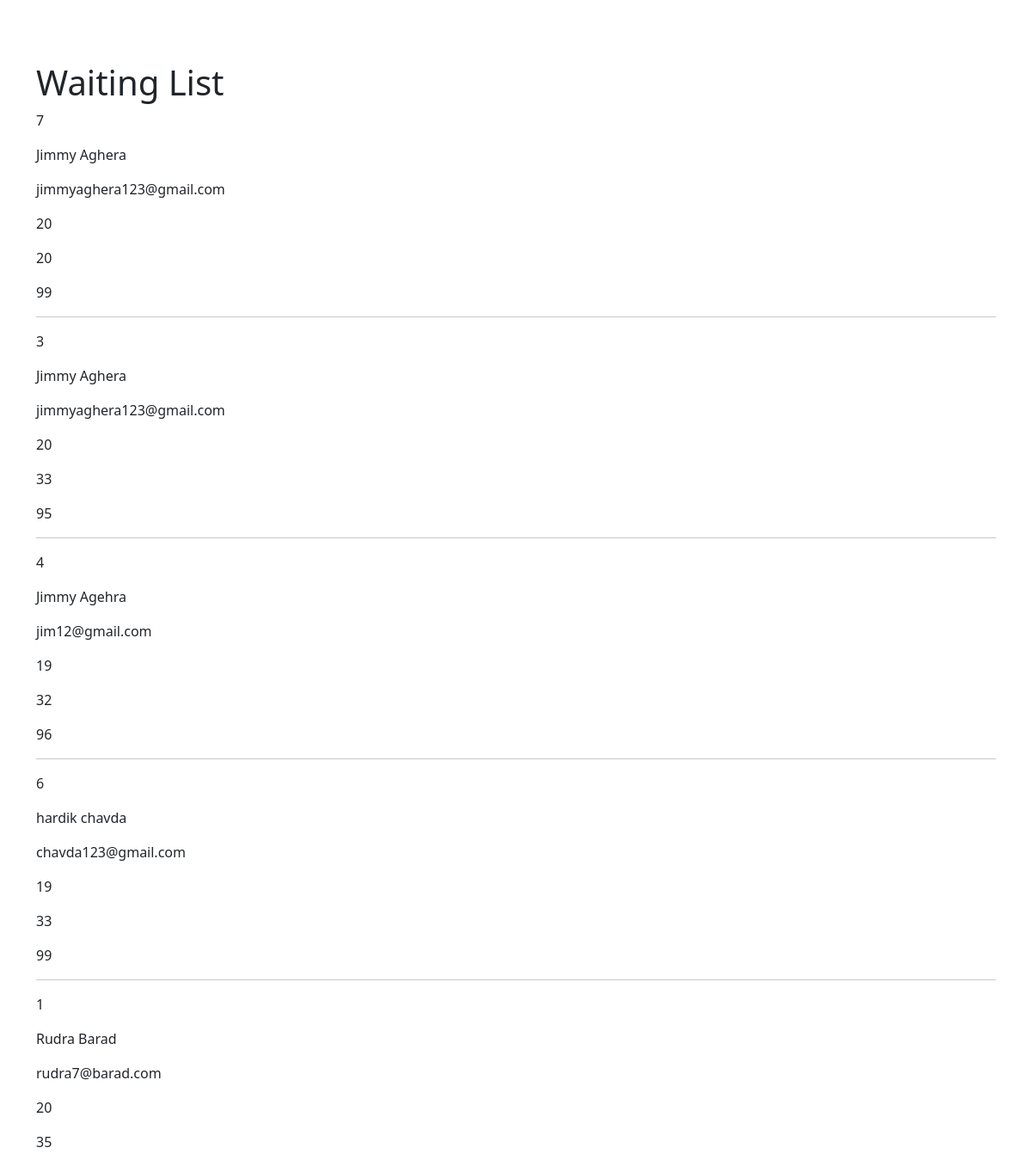
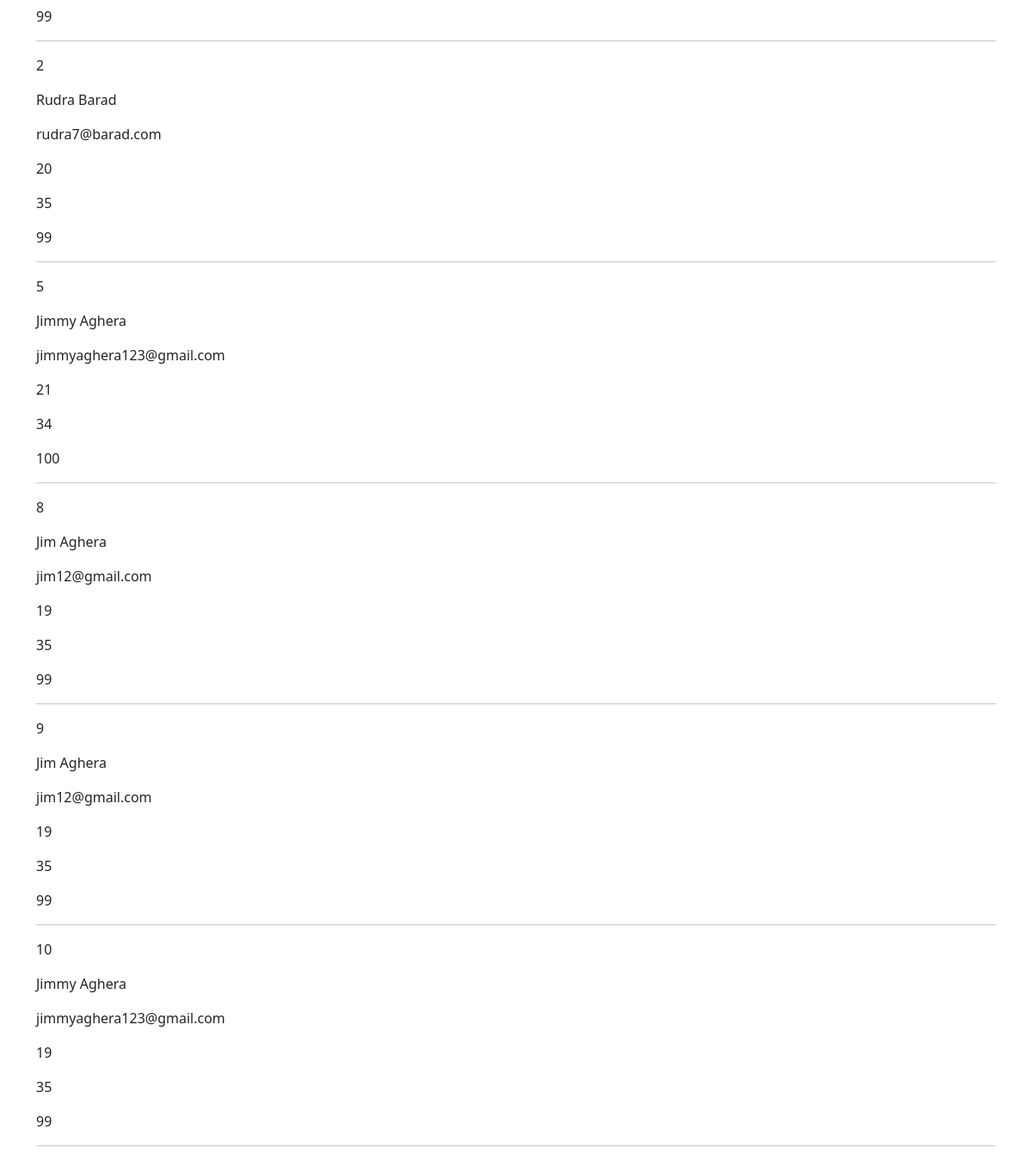
Screenshot of /status/ (signed in) with the database file from the repository (2 pictures, top to bottom).
### bed/models.py (models this page shows, shortened)
class Register(models.Model):
    fname = models.CharField(max_length=300)
    lname = models.CharField(max_length=300)
    email = models.EmailField()
    mobile = models.IntegerField()
    age = models.IntegerField()
    ct = models.PositiveIntegerField()
    oxy = models.PositiveIntegerField()
    oc = models.PositiveIntegerField(default=135)
    def __str__(self):
        return self.fname + ' ' + self.lname

### bed/views.py (the view)
# urls.py: path('status/', views.status, name='status'),
@login_required(login_url='login')
def status(request):
    all_patient = Register.objects.all().order_by('oc')
    return render(request, 'status.html', {'all_patient': all_patient})

### templates/status.html
{% extends 'base.html' %}
{% block content %}
<h1>Waiting List</h1>
{% for patient in all_patient %}
<p>{{ patient.id }}</p>
<p>{{ patient }}</p>
<p>{{ patient.email }}</p>
<p>{{ patient.age }}</p>
<p>{{ patient.ct }}</p>
<p>{{ patient.oxy }}</p>
<hr>
{% endfor %}
{% endblock %}

### rows the page displays
Register: id "7", fname+lname "Jimmy Aghera", email "jimmyaghera123@gmail.com", age "20", ct "20", oxy "99"
Register: id "3", fname+lname "Jimmy Aghera", email "jimmyaghera123@gmail.com", age "20", ct "33", oxy "95"
Register: id "4", fname+lname "Jimmy Agehra", email "jim12@gmail.com", age "19", ct "32", oxy "96"
Register: id "6", fname+lname "hardik chavda", email "chavda123@gmail.com", age "19", ct "33", oxy "99"
Register: id "1", fname+lname "Rudra Barad", email "rudra7@barad.com", age "20", ct "35", oxy "99"
Register: id "2", fname+lname "Rudra Barad", email "rudra7@barad.com", age "20", ct "35", oxy "99"
Register: id "5", fname+lname "Jimmy Aghera", email "jimmyaghera123@gmail.com", age "21", ct "34", oxy "100"
Register: id "8", fname+lname "Jim Aghera", email "jim12@gmail.com", age "19", ct "35", oxy "99"
Register: id "9", fname+lname "Jim Aghera", email "jim12@gmail.com", age "19", ct "35", oxy "99"
Register: id "10", fname+lname "Jimmy Aghera", email "jimmyaghera123@gmail.com", age "19", ct "35", oxy "99"
